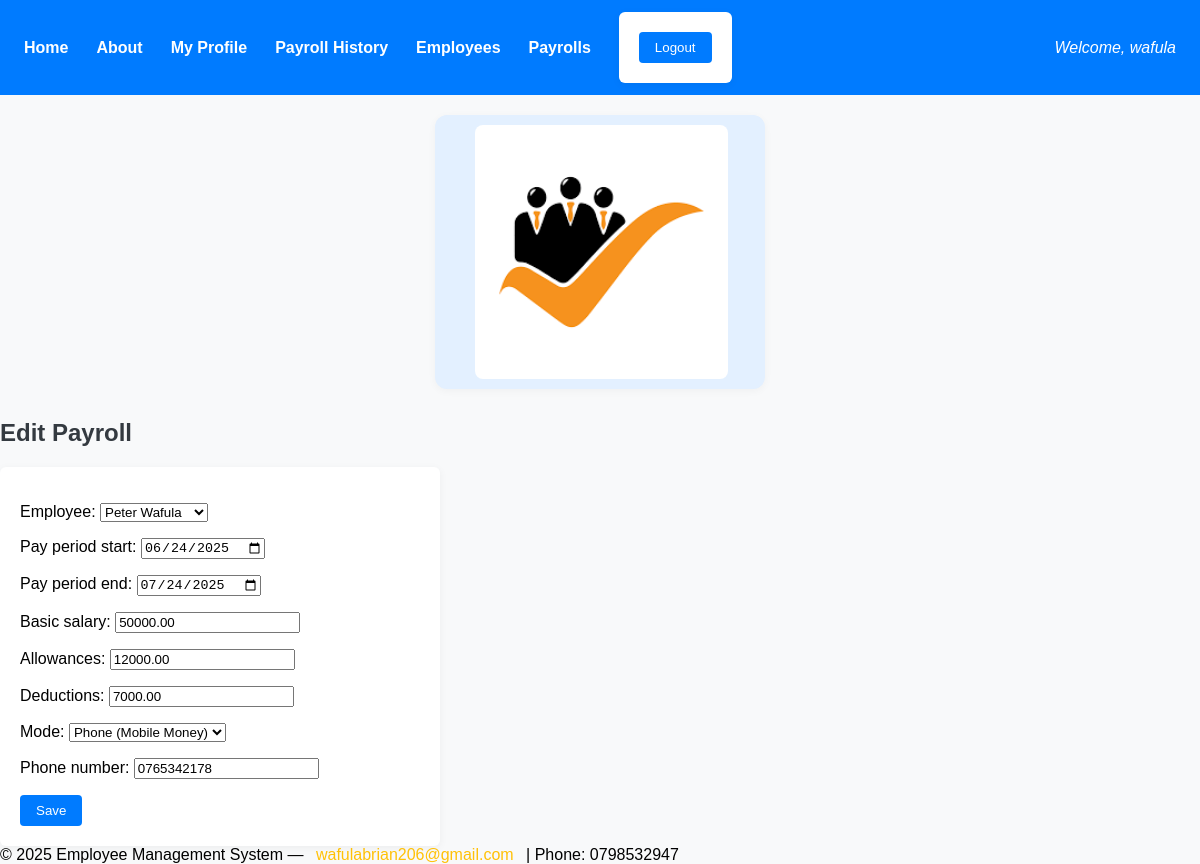
/payrolls/1/edit/ (signed in), run on the app's committed database.
### employees/models.py (models this page shows, shortened)
class Payroll(models.Model):
    PAYMENT_MODES = [
        ('phone', 'Phone (Mobile Money)'),
        ('bank', 'Bank Transfer'),
        ('cash', 'Cash'),
    ]
    employee = models.ForeignKey('Employee', on_delete=models.CASCADE)
    pay_period_start = models.DateField()
    pay_period_end = models.DateField()
    basic_salary = models.DecimalField(max_digits=10, decimal_places=2)
    allowances = models.DecimalField(max_digits=10, decimal_places=2, default=0)
    deductions = models.DecimalField(max_digits=10, decimal_places=2, default=0)
    net_pay = models.DecimalField(max_digits=10, decimal_places=2, editable=False)
    mode = models.CharField(max_length=10, choices=PAYMENT_MODES, default='phone')
    phone_number = models.CharField(max_length=15, null=True, blank=True)
    date_processed = models.DateField(auto_now_add=True)
    class Meta:
        unique_together = ('employee', 'pay_period_start', 'pay_period_end')

### employees/views.py (the view)
# urls.py: path('payrolls/<int:pk>/edit/', views.payroll_update, name='payroll_update'),
@user_passes_test(is_staff)
def payroll_update(request, pk):
    payroll = get_object_or_404(Payroll, pk=pk)
    if request.method == 'POST':
        form = PayrollForm(request.POST, instance=payroll)
        if form.is_valid():
            form.save()
            return redirect('payroll_list')
    else:
        form = PayrollForm(instance=payroll)
    return render(request, 'employees/payroll_form.html', {'form': form})

### employees/forms.py
class PayrollForm(forms.ModelForm):
    class Meta:
        model = Payroll
        fields = '__all__'
        widgets = {
            'pay_period_start': forms.DateInput(attrs={'type': 'date'}),
            'pay_period_end': forms.DateInput(attrs={'type': 'date'}),
        }

### employees/models.py (called while the page is built)
    def __str__(self):
        return f"{self.first_name} {self.last_name}"

### employees/views.py (called while the page is built)
def is_staff(user):
    return user.is_staff

### employees/templates/employees/payroll_form.html (shortened to what this page needs)
{% extends 'base.html' %}
{% block content %}
<h2>{% if form.instance.pk %}Edit Payroll{% else %}Add Payroll{% endif %}</h2>
<form method="post" class="form">
    {{ form.as_p }}
    <button type="submit">Save</button>
</form>
{% endblock %}

### employees/templates/base.html (shortened to what this page needs)
{% load static %}
<!DOCTYPE html>
<html lang="en">
<head>
    <link rel="stylesheet" href="{% static 'employees/css/style.css' %}">
</head>
<body>
    <nav class="navbar">
        <a href="{% url 'home' %}">Home</a>
        <a href="{% url 'about' %}">About</a>
        {% if user.is_authenticated %}
            <a href="{% url 'profile' %}">My Profile</a>
            <a href="{% url 'employee_payroll_history' %}">Payroll History</a>
            {% if user.is_staff %}
                <a href="{% url 'employee_list' %}">Employees</a>
                <a href="{% url 'payroll_list' %}">Payrolls</a>
            {% endif %}
            <form action="{% url 'logout' %}" method="post" style="display:inline;">
                <button type="submit" class="logout-btn">Logout</button>
            </form>
            <span class="welcome">Welcome, {{ user.username }}</span>
        {% else %}
            <a href="{% url 'login' %}">Login</a>
        {% endif %}
    </nav>
    <div class="header-images">
        <img src="{% static 'employees/img/logo1.png' %}" alt="Logo 1" class="header-img left-logo">
    </div>
    <main>
        {% block content %}{% endblock %}
    </main>
    <footer class="site-footer">
        &copy; {{ year|default:2025 }} Employee Management System &mdash;
        <a href="mailto:wafulabrian206@gmail.com">wafulabrian206@gmail.com</a> |
        <span>Phone: 0798532947</span>
    </footer>
</body>
</html>

### employees/static/employees/css/style.css (style rules this page uses)
body { font-family: Arial, sans-serif; background: #f8f9fa; margin: 40px; }
h2 { color: #343a40; }
a { color: #007bff; text-decoration: none; margin-right: 8px; }
form { background: #fff; padding: 20px; border-radius: 6px; box-shadow: 0 2px 8px rgba(0,0,0,0.05); max-width: 400px; }
button, input[type="submit"] { background: #007bff; color: #fff; border: none; padding: 8px 16px; border-radius: 4px; cursor: pointer; }
.navbar { background: #007bff; padding: 12px 24px; display: flex; align-items: center; gap: 20px; }
.navbar a { color: #fff; text-decoration: none; font-weight: bold; }
.navbar .welcome { margin-left: auto; color: #fff; font-style: italic; }
.site-footer a { color: #ffc107; text-decoration: none; margin: 0 0.5em; }
html, body { height: 100%; margin: 0; padding: 0; }
body { min-height: 100vh; display: flex; flex-direction: column; }
main { flex: 1; }
.header-images { display: flex; justify-content: space-between; align-items: center; max-width: 250px; width: 100%; margin: 20px auto 10px auto; padding: 10px 40px; background: #e3f0ff; border-radius: 12px; box-shadow: 0 2px 8px rgba(0,0,0,0.04); }
.header-img { height: 250px; width: auto; border-radius: 8px; background: #fff; padding: 2px; }

### data on the page
Payroll: employee "Peter Wafula", pay_period_start "06/24/2025", pay_period_end "07/24/2025", basic_salary "50000.00", allowances "12000.00", deductions "7000.00", mode "Phone (Mobile Money)", phone_number "0765342178"

### other printed values
{{ user.username }} "wafula"
{{ year|default:2025 }} "2025"
